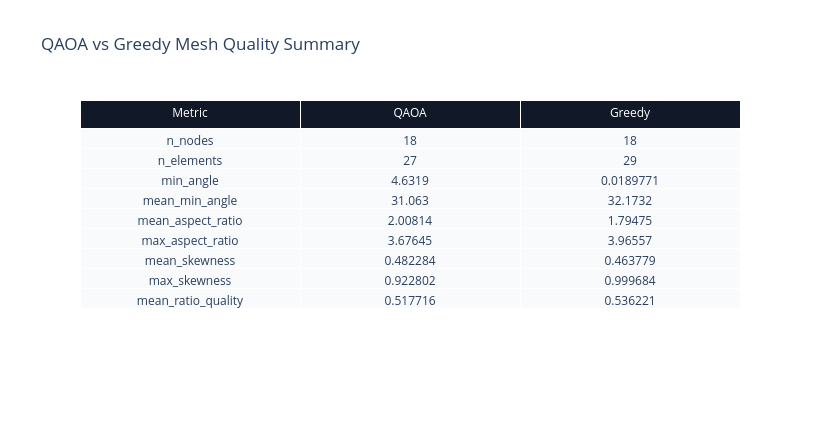
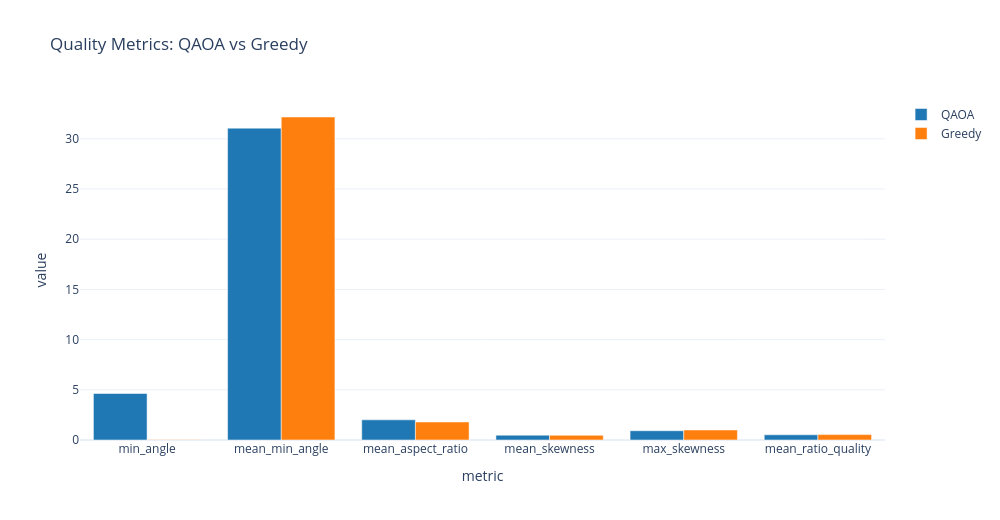
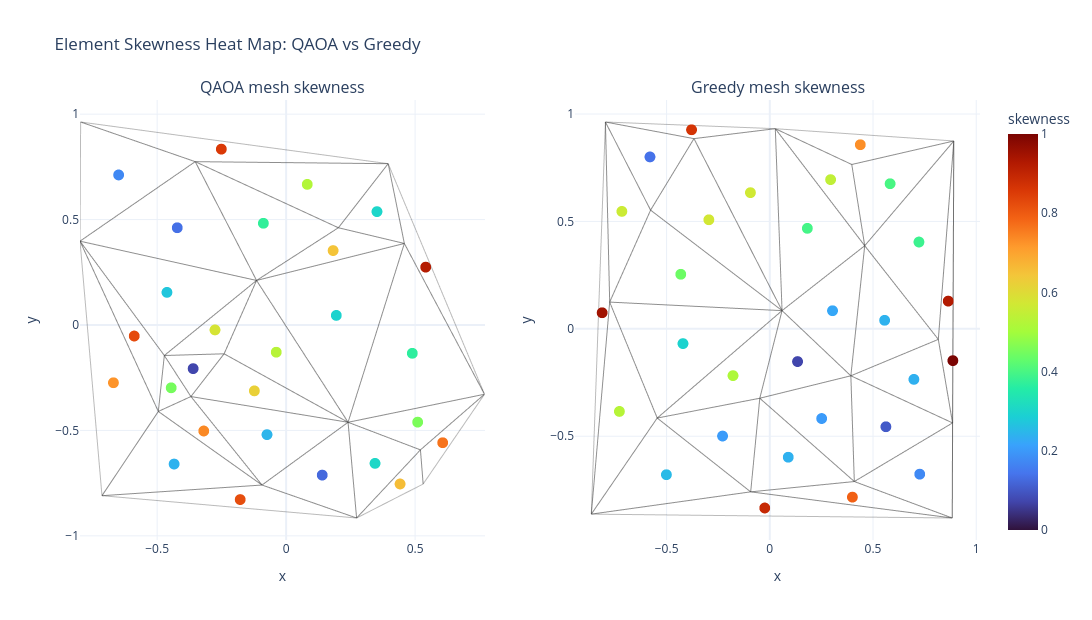
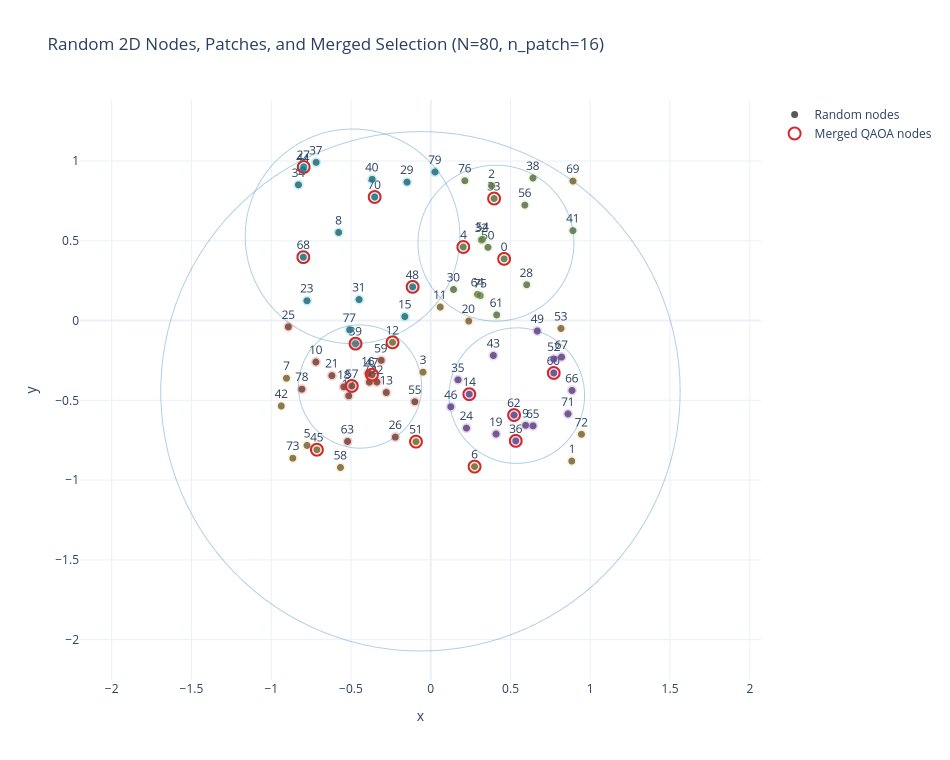

Write notebook code for charts like these, in order.
### Code cell
from pathlib import Path
from datetime import datetime

from plotly.subplots import make_subplots


# ============================================================
# Create timestamped visualization output directory
# ============================================================



# ============================================================
# Helper functions
# ============================================================

def _mesh_edges_xy(mesh_nodes, mesh_triangles):
    edge_x = []
    edge_y = []

    for tri in np.asarray(mesh_triangles, dtype=np.intp):
        pts = mesh_nodes[tri]
        closed = np.vstack([pts, pts[0]])

        edge_x.extend(closed[:, 0].tolist() + [None])
        edge_y.extend(closed[:, 1].tolist() + [None])

    return edge_x, edge_y


def _quality_summary_from_rows(rows, mesh_quality):
    return {
        "n_nodes": float(mesh_quality["n_nodes"]),
        "n_elements": float(mesh_quality["n_elements"]),
        "min_angle": float(mesh_quality["min_angle"]),
        "mean_min_angle": float(mesh_quality["mean_min_angle"]),
        "mean_aspect_ratio": float(mesh_quality["mean_aspect_ratio"]),
        "max_aspect_ratio": float(mesh_quality["max_aspect_ratio"]),
        "mean_skewness": float(mesh_quality["mean_skewness"]),
        "max_skewness": float(mesh_quality["max_skewness"]),
        "mean_ratio_quality": float(
            np.mean([row["mean_ratio_quality"] for row in rows])
        ),
    }


# ============================================================
# Mesh quality summaries
# ============================================================

qaoa_summary = _quality_summary_from_rows(
    qaoa_quality_rows,
    qaoa_quality,
)

greedy_summary = _quality_summary_from_rows(
    greedy_quality_rows,
    greedy_quality,
)

comparison_metrics = [
    "n_nodes",
    "n_elements",
    "min_angle",
    "mean_min_angle",
    "mean_aspect_ratio",
    "max_aspect_ratio",
    "mean_skewness",
    "max_skewness",
    "mean_ratio_quality",
]


# ============================================================
# Figure 1: Summary table
# ============================================================

fig_table = go.Figure(data=[
    go.Table(
        header=dict(
            values=["Metric", "QAOA", "Greedy"],
            fill_color="#111827",
            font=dict(color="white"),
        ),
        cells=dict(
            values=[
                comparison_metrics,
                [f"{qaoa_summary[m]:.6g}" for m in comparison_metrics],
                [f"{greedy_summary[m]:.6g}" for m in comparison_metrics],
            ],
            fill_color="#f9fafb",
        ),
    )
])

fig_table.update_layout(
    title="QAOA vs Greedy Mesh Quality Summary",
    width=820,
    height=440,
)

fig_table.show()





# ============================================================
# Figure 2: Bar chart comparison
# ============================================================

bar_metrics = [
    "min_angle",
    "mean_min_angle",
    "mean_aspect_ratio",
    "mean_skewness",
    "max_skewness",
    "mean_ratio_quality",
]

fig_bars = go.Figure()

fig_bars.add_trace(go.Bar(
    x=bar_metrics,
    y=[qaoa_summary[m] for m in bar_metrics],
    name="QAOA",
    marker_color="#1f77b4",
))

fig_bars.add_trace(go.Bar(
    x=bar_metrics,
    y=[greedy_summary[m] for m in bar_metrics],
    name="Greedy",
    marker_color="#ff7f0e",
))

fig_bars.update_layout(
    title="Quality Metrics: QAOA vs Greedy",
    xaxis_title="metric",
    yaxis_title="value",
    barmode="group",
    template="plotly_white",
    width=1000,
    height=520,
)

fig_bars.show()





# ============================================================
# Figure 3: Mesh skewness comparison
# ============================================================

qaoa_edge_x, qaoa_edge_y = _mesh_edges_xy(
    qaoa_mesh_nodes,
    qaoa_triangles,
)

greedy_edge_x, greedy_edge_y = _mesh_edges_xy(
    greedy_mesh_nodes,
    greedy_triangles,
)

fig_mesh_compare = make_subplots(
    rows=1,
    cols=2,
    subplot_titles=(
        "QAOA mesh skewness",
        "Greedy mesh skewness",
    ),
)

# QAOA mesh edges
fig_mesh_compare.add_trace(
    go.Scattergl(
        x=qaoa_edge_x,
        y=qaoa_edge_y,
        mode="lines",
        line=dict(
            color="rgba(60,60,60,0.35)",
            width=1,
        ),
        showlegend=False,
    ),
    row=1,
    col=1,
)

# QAOA skewness markers
fig_mesh_compare.add_trace(
    go.Scattergl(
        x=qaoa_centroids[:, 0],
        y=qaoa_centroids[:, 1],
        mode="markers",
        marker=dict(
            size=11,
            color=[
                row["skewness"]
                for row in qaoa_quality_rows
            ],
            coloraxis="coloraxis",
        ),
        showlegend=False,
        hovertext=[
            (
                f"tri {row['triangle_id']}"
                f"<br>skewness={row['skewness']:.4f}"
                f"<br>min_angle={row['min_angle']:.2f}"
            )
            for row in qaoa_quality_rows
        ],
        hovertemplate="%{hovertext}<extra></extra>",
    ),
    row=1,
    col=1,
)

# Greedy mesh edges
fig_mesh_compare.add_trace(
    go.Scattergl(
        x=greedy_edge_x,
        y=greedy_edge_y,
        mode="lines",
        line=dict(
            color="rgba(60,60,60,0.35)",
            width=1,
        ),
        showlegend=False,
    ),
    row=1,
    col=2,
)

# Greedy skewness markers
fig_mesh_compare.add_trace(
    go.Scattergl(
        x=greedy_centroids[:, 0],
        y=greedy_centroids[:, 1],
        mode="markers",
        marker=dict(
            size=11,
            color=[
                row["skewness"]
                for row in greedy_quality_rows
            ],
            coloraxis="coloraxis",
        ),
        showlegend=False,
        hovertext=[
            (
                f"tri {row['triangle_id']}"
                f"<br>skewness={row['skewness']:.4f}"
                f"<br>min_angle={row['min_angle']:.2f}"
            )
            for row in greedy_quality_rows
        ],
        hovertemplate="%{hovertext}<extra></extra>",
    ),
    row=1,
    col=2,
)

fig_mesh_compare.update_layout(
    title="Element Skewness Heat Map: QAOA vs Greedy",
    template="plotly_white",
    width=1200,
    height=620,
    coloraxis=dict(
        colorscale="Turbo",
        cmin=0.0,
        cmax=1.0,
        colorbar=dict(title="skewness"),
    ),
)

fig_mesh_compare.update_xaxes(
    title_text="x",
    row=1,
    col=1,
)

fig_mesh_compare.update_xaxes(
    title_text="x",
    row=1,
    col=2,
)

fig_mesh_compare.update_yaxes(
    title_text="y",
    row=1,
    col=1,
)

fig_mesh_compare.update_yaxes(
    title_text="y",
    row=1,
    col=2,
)

fig_mesh_compare.show()





# ============================================================
# Figure 4: Random nodes / patches / merged selection
# ============================================================

nodes = np.asarray(result["nodes"], dtype=float)
patches = result["patches"]
records = result["records"]

merged_indices = np.asarray(
    result["merged_indices"],
    dtype=np.intp,
)

mesh_info = result["mesh_info"]

mesh_nodes = np.asarray(
    mesh_info["nodes"],
    dtype=float,
)

triangles = np.asarray(
    mesh_info["triangles"],
    dtype=np.intp,
)

global_idx = np.asarray(
    mesh_info["global_idx"],
    dtype=np.intp,
)

fig_nodes = go.Figure()

# Random nodes
fig_nodes.add_trace(go.Scattergl(
    x=nodes[:, 0],
    y=nodes[:, 1],
    mode="markers+text",
    marker=dict(
        size=7,
        color="black",
        opacity=0.65,
    ),
    text=[str(i) for i in range(len(nodes))],
    textposition="top center",
    hovertemplate="node %{text}<extra></extra>",
    name="Random nodes",
))

# Patches
for i, patch in enumerate(patches):
    interior = np.asarray(
        patch.get("interior_idx", []),
        dtype=np.intp,
)
    halo = np.asarray(
        patch.get("halo_idx", []),
        dtype=np.intp,
)
    patch_idx = (
        np.concatenate([interior, halo])
        if halo.size
        else interior
    )
    if patch_idx.size == 0:
        continue
    pts = nodes[patch_idx]
    fig_nodes.add_trace(go.Scattergl(
        x=pts[:, 0],
        y=pts[:, 1],
        mode="markers",
        marker=dict(
            size=10,
            opacity=0.28,
        ),
        name=f"patch {i}",
        hovertemplate=f"patch {i}<extra></extra>",
        showlegend=False,
    ))
    center = pts.mean(axis=0)
    radius = float(np.max(np.linalg.norm(pts - center, axis=1)))
    theta = np.linspace(0, 2 * np.pi, 120)
    circle_x = center[0] + radius * np.cos(theta)
    circle_y = center[1] + radius * np.sin(theta)
    fig_nodes.add_trace(go.Scattergl(
        x=circle_x,
        y=circle_y,
        mode="lines",
        line=dict(color="rgba(31,119,180,0.35)", width=1),
        name=f"patch {i} boundary",
        showlegend=False,
        hoverinfo="skip",
    ))

# Merged QAOA nodes
fig_nodes.add_trace(go.Scattergl(
    x=nodes[merged_indices, 0],
    y=nodes[merged_indices, 1],
    mode="markers",
    marker=dict(
        size=12,
        color="#d62728",
        symbol="circle-open",
        line=dict(width=2),
    ),
    name="Merged QAOA nodes",
))

fig_nodes.update_layout(
    title=(
        f"Random 2D Nodes, Patches, and Merged Selection "
        f"(N={len(nodes)}, n_patch={n_patch})"
    ),
    xaxis_title="x",
    yaxis_title="y",
    template="plotly_white",
    width=950,
    height=760,
)

fig_nodes.update_yaxes(
    scaleanchor="x",
    scaleratio=1,
)

fig_nodes.show()

### Figure 1 — Plotly figure (JSON) as saved in the notebook; plotly's stock layout.template omitted (floating-point values rounded to 4 significant figures)
{"data": [{"cells": {"fill": {"color": "#f9fafb"}, "values": [["n_nodes", "n_elements", "min_angle", "mean_min_angle", "mean_aspect_ratio", "max_aspect_ratio", "mean_skewness", "max_skewness", "mean_ratio_quality"], ["18", "27", "4.6319", "31.063", "2.00814", "3.67645", "0.482284", "0.922802", "0.517716"], ["18", "29", "0.0189771", "32.1732", "1.79475", "3.96557", "0.463779", "0.999684", "0.536221"]]}, "header": {"fill": {"color": "#111827"}, "font": {"color": "white"}, "values": ["Metric", "QAOA", "Greedy"]}, "type": "table"}], "layout": {"height": 440, "title": {"text": "QAOA vs Greedy Mesh Quality Summary"}, "width": 820}}

### Figure 2 — Plotly figure (JSON) as saved in the notebook; plotly's stock layout.template omitted (floating-point values rounded to 4 significant figures)
{"data": [{"marker": {"color": "#1f77b4"}, "name": "QAOA", "type": "bar", "x": ["min_angle", "mean_min_angle", "mean_aspect_ratio", "mean_skewness", "max_skewness", "mean_ratio_quality"], "y": [4.632, 31.06, 2.008, 0.4823, 0.9228, 0.5177]}, {"marker": {"color": "#ff7f0e"}, "name": "Greedy", "type": "bar", "x": ["min_angle", "mean_min_angle", "mean_aspect_ratio", "mean_skewness", "max_skewness", "mean_ratio_quality"], "y": [0.01898, 32.17, 1.795, 0.4638, 0.9997, 0.5362]}], "layout": {"barmode": "group", "height": 520, "title": {"text": "Quality Metrics: QAOA vs Greedy"}, "width": 1000, "xaxis": {"title": {"text": "metric"}}, "yaxis": {"title": {"text": "value"}}}}

### Figure 3 — Plotly figure (JSON) as saved in the notebook; plotly's stock layout.template omitted (floating-point values rounded to 4 significant figures; data arrays with more than 128 entries replaced by an {"elided": "..."} marker saying what was removed)
{"data": [{"line": {"color": "rgba(60,60,60,0.35)", "width": 1}, "mode": "lines", "showlegend": false, "type": "scattergl", "x": {"elided": "135 float values"}, "xaxis": "x", "y": {"elided": "135 float values"}, "yaxis": "y"}, {"hovertemplate": "%{hovertext}<extra></extra>", "hovertext": ["tri 0<br>skewness=0.1731<br>min_angle=49.61", "tri 1<br>skewness=0.8555<br>min_angle=8.67", "tri 2<br>skewness=0.9228<br>min_angle=4.63", "tri 3<br>skewness=0.0731<br>min_angle=55.62", "tri 4<br>skewness=0.6217<br>min_angle=22.70", "tri 5<br>skewness=0.3675<br>min_angle=37.95", "tri 6<br>skewness=0.5217<br>min_angle=28.70", "tri 7<br>skewness=0.3019<br>min_angle=41.88", "tri 8<br>skewness=0.4510<br>min_angle=32.94", "tri 9<br>skewness=0.7235<br>min_angle=16.59", "tri 10<br>skewness=0.8252<br>min_angle=10.49", "tri 11<br>skewness=0.6575<br>min_angle=20.55", "tri 12<br>skewness=0.3059<br>min_angle=41.65", "tri 13<br>skewness=0.7653<br>min_angle=14.08", "tri 14<br>skewness=0.4567<br>min_angle=32.60", "tri 15<br>skewness=0.1252<br>min_angle=52.49", "tri 16<br>skewness=0.2439<br>min_angle=45.37", "tri 17<br>skewness=0.7376<br>min_angle=15.74", "tri 18<br>skewness=0.8206<br>min_angle=10.76", "tri 19<br>skewness=0.2401<br>min_angle=45.59", "tri 20<br>skewness=0.2954<br>min_angle=42.27", "tri 21<br>skewness=0.6468<br>min_angle=21.19", "tri 22<br>skewness=0.5308<br>min_angle=28.15", "tri 23<br>skewness=0.3722<br>min_angle=37.67", "tri 24<br>skewness=0.1353<br>min_angle=51.88", "tri 25<br>skewness=0.2722<br>min_angle=43.67", "tri 26<br>skewness=0.5789<br>min_angle=25.27"], "marker": {"color": [0.1731, 0.8555, 0.9228, 0.07306, 0.6217, 0.3675, 0.5217, 0.3019, 0.451, 0.7235, 0.8252, 0.6575, 0.3059, 0.7653, 0.4567, 0.1252, 0.2439, 0.7376, 0.8206, 0.2401, 0.2954, 0.6468, 0.5308, 0.3722, 0.1353, 0.2722, 0.5789], "coloraxis": "coloraxis", "size": 11}, "mode": "markers", "showlegend": false, "type": "scattergl", "x": [-0.6491, -0.2504, 0.5426, -0.36, -0.1223, 0.4907, 0.08301, 0.3535, -0.4451, -0.6692, -0.5886, 0.4432, 0.346, 0.6086, 0.5115, 0.1411, -0.07328, -0.3187, -0.1773, -0.4338, 0.1958, 0.1833, -0.03738, -0.08726, -0.4215, -0.4615, -0.2751], "xaxis": "x", "y": [0.7117, 0.8342, 0.2745, -0.2069, -0.3125, -0.1343, 0.667, 0.5377, -0.2979, -0.2739, -0.0523, -0.7539, -0.6563, -0.5582, -0.4607, -0.7119, -0.5199, -0.5027, -0.8279, -0.6594, 0.04556, 0.3531, -0.1289, 0.4824, 0.4612, 0.1548, -0.02334], "yaxis": "y"}, {"line": {"color": "rgba(60,60,60,0.35)", "width": 1}, "mode": "lines", "showlegend": false, "type": "scattergl", "x": {"elided": "145 float values"}, "xaxis": "x2", "y": {"elided": "145 float values"}, "yaxis": "y2"}, {"hovertemplate": "%{hovertext}<extra></extra>", "hovertext": ["tri 0<br>skewness=0.9498<br>min_angle=3.01", "tri 1<br>skewness=0.9270<br>min_angle=4.38", "tri 2<br>skewness=0.9997<br>min_angle=0.02", "tri 3<br>skewness=0.8914<br>min_angle=6.52", "tri 4<br>skewness=0.7291<br>min_angle=16.26", "tri 5<br>skewness=0.4404<br>min_angle=33.58", "tri 6<br>skewness=0.5624<br>min_angle=26.26", "tri 7<br>skewness=0.1748<br>min_angle=49.51", "tri 8<br>skewness=0.7905<br>min_angle=12.57", "tri 9<br>skewness=0.2948<br>min_angle=42.31", "tri 10<br>skewness=0.5289<br>min_angle=28.26", "tri 11<br>skewness=0.2525<br>min_angle=44.85", "tri 12<br>skewness=0.3953<br>min_angle=36.28", "tri 13<br>skewness=0.5450<br>min_angle=27.30", "tri 14<br>skewness=0.3855<br>min_angle=36.87", "tri 15<br>skewness=0.3999<br>min_angle=36.01", "tri 16<br>skewness=0.5691<br>min_angle=25.85", "tri 17<br>skewness=0.5726<br>min_angle=25.64", "tri 18<br>skewness=0.8656<br>min_angle=8.07", "tri 19<br>skewness=0.1386<br>min_angle=51.69", "tri 20<br>skewness=0.2382<br>min_angle=45.71", "tri 21<br>skewness=0.5153<br>min_angle=29.08", "tri 22<br>skewness=0.2050<br>min_angle=47.70", "tri 23<br>skewness=0.2367<br>min_angle=45.80", "tri 24<br>skewness=0.1029<br>min_angle=53.83", "tri 25<br>skewness=0.2035<br>min_angle=47.79", "tri 26<br>skewness=0.0726<br>min_angle=55.65", "tri 27<br>skewness=0.2227<br>min_angle=46.64", "tri 28<br>skewness=0.2398<br>min_angle=45.61"], "marker": {"color": [0.9498, 0.927, 0.9997, 0.8914, 0.7291, 0.4404, 0.5624, 0.1748, 0.7905, 0.2948, 0.5289, 0.2525, 0.3953, 0.545, 0.3855, 0.3999, 0.5691, 0.5726, 0.8656, 0.1386, 0.2382, 0.5153, 0.205, 0.2367, 0.1029, 0.2035, 0.07258, 0.2227, 0.2398], "coloraxis": "coloraxis", "size": 11}, "mode": "markers", "showlegend": false, "type": "scattergl", "x": [-0.8124, 0.8644, 0.8869, -0.02457, 0.4384, -0.4314, -0.7166, 0.7262, 0.4002, -0.4207, -0.7287, -0.501, 0.1819, 0.2945, 0.7226, 0.5828, -0.09387, -0.2953, -0.3791, -0.5805, 0.08936, -0.1783, -0.2289, 0.6981, 0.5624, 0.2511, 0.1344, 0.3039, 0.5562], "xaxis": "x2", "y": [0.07483, 0.129, -0.1481, -0.8341, 0.857, 0.2539, 0.5466, -0.6766, -0.7835, -0.06875, -0.3846, -0.679, 0.4677, 0.6945, 0.404, 0.6754, 0.6339, 0.5075, 0.9266, 0.8002, -0.5977, -0.218, -0.4992, -0.2353, -0.4559, -0.4176, -0.1524, 0.08429, 0.03964], "yaxis": "y2"}], "layout": {"annotations": [{"font": {"size": 16}, "showarrow": false, "text": "QAOA mesh skewness", "x": 0.225, "xanchor": "center", "xref": "paper", "y": 1, "yanchor": "bottom", "yref": "paper"}, {"font": {"size": 16}, "showarrow": false, "text": "Greedy mesh skewness", "x": 0.775, "xanchor": "center", "xref": "paper", "y": 1, "yanchor": "bottom", "yref": "paper"}], "coloraxis": {"cmax": 1, "cmin": 0, "colorbar": {"title": {"text": "skewness"}}, "colorscale": [[0, "#30123b"], [0.07143, "#4145ab"], [0.1429, "#4675ed"], [0.2143, "#39a2fc"], [0.2857, "#1bcfd4"], [0.3571, "#24eca6"], [0.4286, "#61fc6c"], [0.5, "#a4fc3b"], [0.5714, "#d1e834"], [0.6429, "#f3c63a"], [0.7143, "#fe9b2d"], [0.7857, "#f36315"], [0.8571, "#d93806"], [0.9286, "#b11901"], [1, "#7a0402"]]}, "height": 620, "title": {"text": "Element Skewness Heat Map: QAOA vs Greedy"}, "width": 1200, "xaxis": {"anchor": "y", "domain": [0, 0.45], "title": {"text": "x"}}, "xaxis2": {"anchor": "y2", "domain": [0.55, 1], "title": {"text": "x"}}, "yaxis": {"anchor": "x", "domain": [0, 1], "title": {"text": "y"}}, "yaxis2": {"anchor": "x2", "domain": [0, 1], "title": {"text": "y"}}}}

### Figure 4 — Plotly figure (JSON) as saved in the notebook; plotly's stock layout.template omitted (floating-point values rounded to 4 significant figures)
{"data": [{"hovertemplate": "node %{text}<extra></extra>", "marker": {"color": "black", "opacity": 0.65, "size": 7}, "mode": "markers+text", "name": "Random nodes", "text": ["0", "1", "2", "3", "4", "5", "6", "7", "8", "9", "10", "11", "12", "13", "14", "15", "16", "17", "18", "19", "20", "21", "22", "23", "24", "25", "26", "27", "28", "29", "30", "31", "32", "33", "34", "35", "36", "37", "38", "39", "40", "41", "42", "43", "44", "45", "46", "47", "48", "49", "50", "51", "52", "53", "54", "55", "56", "57", "58", "59", "60", "61", "62", "63", "64", "65", "66", "67", "68", "69", "70", "71", "72", "73", "74", "75", "76", "77", "78", "79"], "textposition": "top center", "type": "scattergl", "x": [0.4598, 0.8838, 0.381, -0.04863, 0.2038, -0.7755, 0.2745, -0.9046, -0.5776, 0.5945, -0.72, 0.05928, -0.2398, -0.2787, 0.2414, -0.1628, -0.3921, -0.5146, -0.5454, 0.4094, 0.238, -0.6198, -0.3376, -0.7758, 0.2238, -0.8929, -0.2224, -0.7965, 0.6013, -0.1487, 0.1427, -0.4494, 0.3172, 0.397, -0.8296, 0.1708, 0.5327, -0.7185, 0.6407, -0.4717, -0.3675, 0.8911, -0.9371, 0.3926, -0.8013, -0.7137, 0.1258, -0.3685, -0.1138, 0.6676, 0.3586, -0.09271, 0.7716, 0.8164, 0.3248, -0.1001, 0.5898, -0.495, -0.5662, -0.3106, 0.7709, 0.4129, 0.5222, -0.5216, 0.2932, 0.6409, 0.8853, 0.8199, -0.799, 0.8915, -0.3518, 0.8603, 0.9448, -0.8648, -0.3849, 0.3104, 0.2136, -0.5084, -0.8078, 0.02662], "y": [0.3868, -0.8807, 0.8448, -0.3232, 0.4613, -0.7827, -0.9153, -0.3615, 0.5525, -0.6564, -0.2599, 0.08473, -0.1367, -0.451, -0.4614, 0.0252, -0.3315, -0.4718, -0.4154, -0.7109, -0.002894, -0.345, -0.385, 0.1244, -0.6742, -0.03939, -0.7304, 0.9628, 0.2245, 0.8678, 0.195, 0.132, 0.5047, 0.7651, 0.8509, -0.3713, -0.7541, 0.9917, 0.8935, -0.1446, 0.8853, 0.5639, -0.5354, -0.2187, 0.9446, -0.8095, -0.5403, -0.3393, 0.2112, -0.06536, 0.4591, -0.759, -0.2409, -0.04921, 0.5102, -0.5089, 0.7238, -0.4099, -0.9208, -0.2492, -0.3283, 0.03533, -0.5922, -0.7577, 0.1641, -0.6598, -0.4381, -0.2287, 0.3976, 0.8744, 0.7747, -0.5849, -0.7128, -0.8627, -0.3859, 0.157, 0.8769, -0.05819, -0.43, 0.9316]}, {"hovertemplate": "patch 0<extra></extra>", "marker": {"opacity": 0.28, "size": 10}, "mode": "markers", "name": "patch 0", "showlegend": false, "type": "scattergl", "x": [-0.495, -0.5146, -0.5454, -0.3849, -0.3921, -0.3376, -0.3685, -0.2787, -0.6198, -0.3106, -0.4717, -0.72, -0.5216, -0.8078, -0.1001, -0.2224], "y": [-0.4099, -0.4718, -0.4154, -0.3859, -0.3315, -0.385, -0.3393, -0.451, -0.345, -0.2492, -0.1446, -0.2599, -0.7577, -0.43, -0.5089, -0.7304]}, {"hoverinfo": "skip", "line": {"color": "rgba(31,119,180,0.35)", "width": 1}, "mode": "lines", "name": "patch 0 boundary", "showlegend": false, "type": "scattergl", "x": [-0.0569, -0.05744, -0.05905, -0.06174, -0.06548, -0.07028, -0.07612, -0.08299, -0.09085, -0.0997, -0.1095, -0.1202, -0.1319, -0.1444, -0.1577, -0.1718, -0.1867, -0.2023, -0.2186, -0.2355, -0.253, -0.271, -0.2895, -0.3084, -0.3277, -0.3473, -0.3672, -0.3873, -0.4075, -0.4279, -0.4483, -0.4687, -0.489, -0.5091, -0.5291, -0.5489, -0.5684, -0.5875, -0.6062, -0.6244, -0.6422, -0.6594, -0.676, -0.6919, -0.7072, -0.7217, -0.7354, -0.7483, -0.7604, -0.7716, -0.7819, -0.7912, -0.7996, -0.8069, -0.8133, -0.8186, -0.8229, -0.8261, -0.8283, -0.8293, -0.8293, -0.8283, -0.8261, -0.8229, -0.8186, -0.8133, -0.8069, -0.7996, -0.7912, -0.7819, -0.7716, -0.7604, -0.7483, -0.7354, -0.7217, -0.7072, -0.6919, -0.676, -0.6594, -0.6422, -0.6244, -0.6062, -0.5875, -0.5684, -0.5489, -0.5291, -0.5091, -0.489, -0.4687, -0.4483, -0.4279, -0.4075, -0.3873, -0.3672, -0.3473, -0.3277, -0.3084, -0.2895, -0.271, -0.253, -0.2355, -0.2186, -0.2023, -0.1867, -0.1718, -0.1577, -0.1444, -0.1319, -0.1202, -0.1095, -0.0997, -0.09085, -0.08299, -0.07612, -0.07028, -0.06548, -0.06174, -0.05905, -0.05744, -0.0569], "y": [-0.4135, -0.3931, -0.3727, -0.3525, -0.3325, -0.3127, -0.2931, -0.2739, -0.2551, -0.2367, -0.2188, -0.2015, -0.1848, -0.1687, -0.1532, -0.1385, -0.1246, -0.1115, -0.09916, -0.08775, -0.07724, -0.06767, -0.05907, -0.05145, -0.04484, -0.03926, -0.03472, -0.03124, -0.02882, -0.02748, -0.02721, -0.02802, -0.0299, -0.03285, -0.03686, -0.04192, -0.04802, -0.05513, -0.06325, -0.07234, -0.08238, -0.09334, -0.1052, -0.1179, -0.1315, -0.1458, -0.1608, -0.1766, -0.1931, -0.2101, -0.2277, -0.2459, -0.2645, -0.2835, -0.3029, -0.3225, -0.3425, -0.3626, -0.3829, -0.4033, -0.4237, -0.444, -0.4643, -0.4844, -0.5044, -0.5241, -0.5434, -0.5625, -0.5811, -0.5992, -0.6168, -0.6339, -0.6503, -0.6661, -0.6811, -0.6955, -0.709, -0.7217, -0.7336, -0.7445, -0.7546, -0.7637, -0.7718, -0.7789, -0.785, -0.7901, -0.7941, -0.797, -0.7989, -0.7997, -0.7994, -0.7981, -0.7957, -0.7922, -0.7877, -0.7821, -0.7755, -0.7679, -0.7592, -0.7497, -0.7392, -0.7278, -0.7155, -0.7023, -0.6884, -0.6737, -0.6583, -0.6422, -0.6254, -0.6081, -0.5902, -0.5718, -0.553, -0.5338, -0.5143, -0.4944, -0.4744, -0.4542, -0.4338, -0.4135]}, {"hovertemplate": "patch 1<extra></extra>", "marker": {"opacity": 0.28, "size": 10}, "mode": "markers", "name": "patch 1", "showlegend": false, "type": "scattergl", "x": [0.1258, 0.2414, 0.1708, 0.2238, 0.4094, 0.5222, 0.5327, 0.7709, 0.6409, 0.8199, 0.5945, 0.7716, 0.8853, 0.8603, 0.3926, 0.6676], "y": [-0.5403, -0.4614, -0.3713, -0.6742, -0.7109, -0.5922, -0.7541, -0.3283, -0.6598, -0.2287, -0.6564, -0.2409, -0.4381, -0.5849, -0.2187, -0.06536]}, {"hoverinfo": "skip", "line": {"color": "rgba(31,119,180,0.35)", "width": 1}, "mode": "lines", "name": "patch 1 boundary", "showlegend": false, "type": "scattergl", "x": [0.9642, 0.9636, 0.9618, 0.9588, 0.9547, 0.9494, 0.943, 0.9355, 0.9268, 0.9171, 0.9063, 0.8945, 0.8817, 0.868, 0.8533, 0.8378, 0.8214, 0.8042, 0.7863, 0.7677, 0.7485, 0.7287, 0.7084, 0.6876, 0.6664, 0.6448, 0.6229, 0.6008, 0.5786, 0.5562, 0.5338, 0.5113, 0.489, 0.4668, 0.4448, 0.4231, 0.4017, 0.3807, 0.3601, 0.34, 0.3205, 0.3016, 0.2834, 0.2658, 0.249, 0.2331, 0.218, 0.2038, 0.1905, 0.1782, 0.1669, 0.1566, 0.1474, 0.1393, 0.1323, 0.1265, 0.1218, 0.1182, 0.1159, 0.1147, 0.1147, 0.1159, 0.1182, 0.1218, 0.1265, 0.1323, 0.1393, 0.1474, 0.1566, 0.1669, 0.1782, 0.1905, 0.2038, 0.218, 0.2331, 0.249, 0.2658, 0.2834, 0.3016, 0.3205, 0.34, 0.3601, 0.3807, 0.4017, 0.4231, 0.4448, 0.4668, 0.489, 0.5113, 0.5338, 0.5562, 0.5786, 0.6008, 0.6229, 0.6448, 0.6664, 0.6876, 0.7084, 0.7287, 0.7485, 0.7677, 0.7863, 0.8042, 0.8214, 0.8378, 0.8533, 0.868, 0.8817, 0.8945, 0.9063, 0.9171, 0.9268, 0.9355, 0.943, 0.9494, 0.9547, 0.9588, 0.9618, 0.9636, 0.9642], "y": [-0.4704, -0.4479, -0.4256, -0.4033, -0.3813, -0.3595, -0.338, -0.3169, -0.2962, -0.276, -0.2563, -0.2373, -0.2188, -0.2011, -0.1842, -0.168, -0.1527, -0.1382, -0.1247, -0.1122, -0.1006, -0.09008, -0.08062, -0.07224, -0.06497, -0.05883, -0.05384, -0.05001, -0.04736, -0.04588, -0.04558, -0.04647, -0.04854, -0.05178, -0.0562, -0.06176, -0.06847, -0.07629, -0.08521, -0.09521, -0.1063, -0.1183, -0.1313, -0.1453, -0.1602, -0.176, -0.1925, -0.2099, -0.228, -0.2467, -0.2661, -0.286, -0.3065, -0.3274, -0.3487, -0.3704, -0.3923, -0.4144, -0.4367, -0.4591, -0.4816, -0.504, -0.5263, -0.5484, -0.5703, -0.592, -0.6133, -0.6342, -0.6547, -0.6746, -0.694, -0.7127, -0.7308, -0.7482, -0.7647, -0.7805, -0.7954, -0.8094, -0.8224, -0.8345, -0.8455, -0.8555, -0.8644, -0.8722, -0.8789, -0.8845, -0.8889, -0.8922, -0.8942, -0.8951, -0.8948, -0.8933, -0.8907, -0.8869, -0.8819, -0.8757, -0.8685, -0.8601, -0.8506, -0.8401, -0.8285, -0.816, -0.8025, -0.788, -0.7727, -0.7565, -0.7396, -0.7219, -0.7034, -0.6844, -0.6647, -0.6445, -0.6238, -0.6027, -0.5812, -0.5594, -0.5374, -0.5151, -0.4928, -0.4704]}, {"hovertemplate": "patch 2<extra></extra>", "marker": {"opacity": 0.28, "size": 10}, "mode": "markers", "name": "patch 2", "showlegend": false, "type": "scattergl", "x": [-0.4494, -0.1138, -0.799, -0.3518, -0.1487, -0.5776, -0.3675, -0.8296, -0.7758, -0.7185, -0.8013, -0.7965, -0.1628, -0.5084, 0.02662, -0.4717], "y": [0.132, 0.2112, 0.3976, 0.7747, 0.8678, 0.5525, 0.8853, 0.8509, 0.1244, 0.9917, 0.9446, 0.9628, 0.0252, -0.05819, 0.9316, -0.1446]}, {"hoverinfo": "skip", "line": {"color": "rgba(31,119,180,0.35)", "width": 1}, "mode": "lines", "name": "patch 2 boundary", "showlegend": false, "type": "scattergl", "x": [0.1826, 0.1816, 0.1788, 0.1742, 0.1676, 0.1593, 0.1491, 0.1371, 0.1234, 0.108, 0.09093, 0.07223, 0.05196, 0.03018, 0.006947, -0.01767, -0.04361, -0.07079, -0.09914, -0.1286, -0.159, -0.1904, -0.2226, -0.2556, -0.2892, -0.3233, -0.358, -0.393, -0.4283, -0.4637, -0.4992, -0.5347, -0.5701, -0.6053, -0.6401, -0.6745, -0.7084, -0.7417, -0.7743, -0.8061, -0.837, -0.867, -0.8959, -0.9237, -0.9502, -0.9755, -0.9995, -1.022, -1.043, -1.062, -1.08, -1.097, -1.111, -1.124, -1.135, -1.144, -1.152, -1.157, -1.161, -1.163, -1.163, -1.161, -1.157, -1.152, -1.144, -1.135, -1.124, -1.111, -1.097, -1.08, -1.062, -1.043, -1.022, -0.9995, -0.9755, -0.9502, -0.9237, -0.8959, -0.867, -0.837, -0.8061, -0.7743, -0.7417, -0.7084, -0.6745, -0.6401, -0.6053, -0.5701, -0.5347, -0.4992, -0.4637, -0.4283, -0.393, -0.358, -0.3233, -0.2892, -0.2556, -0.2226, -0.1904, -0.159, -0.1286, -0.09914, -0.07079, -0.04361, -0.01767, 0.006947, 0.03018, 0.05196, 0.07223, 0.09093, 0.108, 0.1234, 0.1371, 0.1491, 0.1593, 0.1676, 0.1742, 0.1788, 0.1816, 0.1826], "y": [0.5281, 0.5636, 0.599, 0.6342, 0.6692, 0.7037, 0.7377, 0.7712, 0.804, 0.836, 0.8671, 0.8973, 0.9265, 0.9546, 0.9815, 1.007, 1.031, 1.054, 1.076, 1.096, 1.114, 1.13, 1.145, 1.159, 1.17, 1.18, 1.188, 1.194, 1.198, 1.201, 1.201, 1.2, 1.196, 1.191, 1.184, 1.175, 1.165, 1.152, 1.138, 1.122, 1.105, 1.086, 1.065, 1.043, 1.019, 0.9944, 0.9682, 0.9407, 0.9121, 0.8824, 0.8517, 0.8201, 0.7877, 0.7545, 0.7208, 0.6865, 0.6518, 0.6167, 0.5813, 0.5459, 0.5103, 0.4749, 0.4395, 0.4045, 0.3697, 0.3354, 0.3017, 0.2685, 0.2361, 0.2045, 0.1738, 0.1441, 0.1155, 0.08804, 0.06178, 0.03683, 0.01324, -0.008909, -0.02956, -0.04866, -0.06615, -0.08199, -0.09612, -0.1085, -0.1191, -0.128, -0.1349, -0.1401, -0.1434, -0.1448, -0.1443, -0.142, -0.1377, -0.1317, -0.1238, -0.1141, -0.1025, -0.08927, -0.07428, -0.05761, -0.03931, -0.01943, 0.001983, 0.02486, 0.04914, 0.07475, 0.1016, 0.1297, 0.1589, 0.1891, 0.2202, 0.2522, 0.285, 0.3185, 0.3525, 0.387, 0.422, 0.4572, 0.4926, 0.5281]}, {"hovertemplate": "patch 3<extra></extra>", "marker": {"opacity": 0.28, "size": 10}, "mode": "markers", "name": "patch 3", "showlegend": false, "type": "scattergl", "x": [0.6013, 0.2932, 0.3104, 0.4598, 0.3586, 0.2038, 0.3248, 0.3172, 0.8911, 0.5898, 0.6407, 0.397, 0.381, 0.2136, 0.1427, 0.4129], "y": [0.2245, 0.1641, 0.157, 0.3868, 0.4591, 0.4613, 0.5102, 0.5047, 0.5639, 0.7238, 0.8935, 0.7651, 0.8448, 0.8769, 0.195, 0.03533]}, {"hoverinfo": "skip", "line": {"color": "rgba(31,119,180,0.35)", "width": 1}, "mode": "lines", "name": "patch 3 boundary", "showlegend": false, "type": "scattergl", "x": [0.8975, 0.8968, 0.8947, 0.8914, 0.8866, 0.8805, 0.8731, 0.8645, 0.8545, 0.8433, 0.8309, 0.8173, 0.8026, 0.7868, 0.7699, 0.752, 0.7332, 0.7134, 0.6928, 0.6714, 0.6493, 0.6265, 0.6031, 0.5792, 0.5548, 0.5299, 0.5048, 0.4794, 0.4537, 0.428, 0.4022, 0.3764, 0.3507, 0.3251, 0.2998, 0.2748, 0.2502, 0.226, 0.2023, 0.1792, 0.1568, 0.135, 0.114, 0.09385, 0.07455, 0.05618, 0.03879, 0.02243, 0.007154, -0.007007, -0.02001, -0.03182, -0.0424, -0.05172, -0.05976, -0.06649, -0.0719, -0.07598, -0.0787, -0.08006, -0.08006, -0.0787, -0.07598, -0.0719, -0.06649, -0.05976, -0.05172, -0.0424, -0.03182, -0.02001, -0.007007, 0.007154, 0.02243, 0.03879, 0.05618, 0.07455, 0.09385, 0.114, 0.135, 0.1568, 0.1792, 0.2023, 0.226, 0.2502, 0.2748, 0.2998, 0.3251, 0.3507, 0.3764, 0.4022, 0.428, 0.4537, 0.4794, 0.5048, 0.5299, 0.5548, 0.5792, 0.6031, 0.6265, 0.6493, 0.6714, 0.6928, 0.7134, 0.7332, 0.752, 0.7699, 0.7868, 0.8026, 0.8173, 0.8309, 0.8433, 0.8545, 0.8645, 0.8731, 0.8805, 0.8866, 0.8914, 0.8947, 0.8968, 0.8975], "y": [0.4854, 0.5112, 0.5369, 0.5625, 0.5879, 0.6129, 0.6377, 0.662, 0.6858, 0.709, 0.7317, 0.7536, 0.7748, 0.7952, 0.8147, 0.8333, 0.851, 0.8676, 0.8831, 0.8976, 0.9109, 0.923, 0.9339, 0.9435, 0.9519, 0.9589, 0.9647, 0.9691, 0.9721, 0.9738, 0.9742, 0.9732, 0.9708, 0.967, 0.962, 0.9556, 0.9478, 0.9388, 0.9286, 0.9171, 0.9044, 0.8905, 0.8755, 0.8594, 0.8423, 0.8241, 0.8051, 0.7851, 0.7643, 0.7427, 0.7204, 0.6975, 0.6739, 0.6499, 0.6253, 0.6004, 0.5752, 0.5497, 0.524, 0.4983, 0.4725, 0.4467, 0.421, 0.3955, 0.3703, 0.3454, 0.3209, 0.2968, 0.2733, 0.2503, 0.228, 0.2065, 0.1857, 0.1657, 0.1466, 0.1285, 0.1114, 0.09526, 0.08026, 0.06638, 0.05368, 0.04217, 0.0319, 0.0229, 0.01518, 0.008779, 0.003703, -3.141e-05, -0.002413, -0.003434, -0.003094, -0.001392, 0.001667, 0.006074, 0.01182, 0.01888, 0.02724, 0.03688, 0.04777, 0.05988, 0.07318, 0.08762, 0.1032, 0.1198, 0.1374, 0.156, 0.1756, 0.196, 0.2171, 0.2391, 0.2617, 0.285, 0.3088, 0.3331, 0.3578, 0.3829, 0.4083, 0.4338, 0.4596, 0.4854]}, {"hovertemplate": "patch 4<extra></extra>", "marker": {"opacity": 0.28, "size": 10}, "mode": "markers", "name": "patch 4", "showlegend": false, "type": "scattergl", "x": [0.8838, 0.9448, 0.2745, 0.8164, -0.09271, -0.04863, 0.238, 0.05928, -0.2398, -0.5662, -0.7137, -0.7755, -0.8648, 0.8915, -0.9371, -0.9046], "y": [-0.8807, -0.7128, -0.9153, -0.04921, -0.759, -0.3232, -0.002894, 0.08473, -0.1367, -0.9208, -0.8095, -0.7827, -0.8627, 0.8744, -0.5354, -0.3615]}, {"hoverinfo": "skip", "line": {"color": "rgba(31,119,180,0.35)", "width": 1}, "mode": "lines", "name": "patch 4 boundary", "showlegend": false, "type": "scattergl", "x": [1.563, 1.561, 1.554, 1.543, 1.527, 1.507, 1.482, 1.453, 1.42, 1.383, 1.342, 1.296, 1.247, 1.195, 1.139, 1.079, 1.016, 0.9504, 0.8818, 0.8106, 0.7369, 0.661, 0.5831, 0.5034, 0.4221, 0.3394, 0.2556, 0.1709, 0.08556, -0.0002113, -0.08616, -0.172, -0.2576, -0.3427, -0.427, -0.5102, -0.5922, -0.6728, -0.7517, -0.8286, -0.9034, -0.9759, -1.046, -1.113, -1.177, -1.238, -1.296, -1.351, -1.402, -1.449, -1.492, -1.532, -1.567, -1.598, -1.625, -1.647, -1.665, -1.679, -1.688, -1.692, -1.692, -1.688, -1.679, -1.665, -1.647, -1.625, -1.598, -1.567, -1.532, -1.492, -1.449, -1.402, -1.351, -1.296, -1.238, -1.177, -1.113, -1.046, -0.9759, -0.9034, -0.8286, -0.7517, -0.6728, -0.5922, -0.5102, -0.427, -0.3427, -0.2576, -0.172, -0.08616, -0.0002113, 0.08556, 0.1709, 0.2556, 0.3394, 0.4221, 0.5034, 0.5831, 0.661, 0.7369, 0.8106, 0.8818, 0.9504, 1.016, 1.079, 1.139, 1.195, 1.247, 1.296, 1.342, 1.383, 1.42, 1.453, 1.482, 1.507, 1.527, 1.543, 1.554, 1.561, 1.563], "y": [-0.4433, -0.3574, -0.2717, -0.1865, -0.102, -0.01848, 0.06387, 0.1448, 0.2241, 0.3016, 0.3769, 0.45, 0.5206, 0.5885, 0.6535, 0.7155, 0.7742, 0.8296, 0.8814, 0.9295, 0.9738, 1.014, 1.05, 1.082, 1.11, 1.134, 1.153, 1.168, 1.178, 1.184, 1.185, 1.181, 1.173, 1.161, 1.144, 1.123, 1.097, 1.067, 1.033, 0.9944, 0.9521, 0.9059, 0.8559, 0.8023, 0.7453, 0.6849, 0.6214, 0.5549, 0.4856, 0.4138, 0.3395, 0.2631, 0.1847, 0.1045, 0.02286, -0.06012, -0.1442, -0.229, -0.3145, -0.4003, -0.4863, -0.5721, -0.6576, -0.7425, -0.8265, -0.9095, -0.9912, -1.071, -1.15, -1.226, -1.3, -1.372, -1.442, -1.508, -1.572, -1.632, -1.689, -1.743, -1.793, -1.839, -1.881, -1.919, -1.954, -1.984, -2.009, -2.031, -2.048, -2.06, -2.068, -2.071, -2.07, -2.064, -2.054, -2.04, -2.02, -1.997, -1.969, -1.937, -1.901, -1.86, -1.816, -1.768, -1.716, -1.661, -1.602, -1.54, -1.475, -1.407, -1.337, -1.264, -1.188, -1.111, -1.031, -0.9505, -0.8682, -0.7846, -0.7001, -0.6149, -0.5293, -0.4433]}, {"hovertemplate": "patch 5<extra></extra>", "marker": {"opacity": 0.28, "size": 10}, "mode": "markers", "name": "patch 5", "showlegend": false, "type": "scattergl", "x": [-0.8929], "y": [-0.03939]}, {"hoverinfo": "skip", "line": {"color": "rgba(31,119,180,0.35)", "width": 1}, "mode": "lines", "name": "patch 5 boundary", "showlegend": false, "type": "scattergl", "x": [-0.8929, -0.8929, -0.8929, -0.8929, -0.8929, -0.8929, -0.8929, -0.8929, -0.8929, -0.8929, -0.8929, -0.8929, -0.8929, -0.8929, -0.8929, -0.8929, -0.8929, -0.8929, -0.8929, -0.8929, -0.8929, -0.8929, -0.8929, -0.8929, -0.8929, -0.8929, -0.8929, -0.8929, -0.8929, -0.8929, -0.8929, -0.8929, -0.8929, -0.8929, -0.8929, -0.8929, -0.8929, -0.8929, -0.8929, -0.8929, -0.8929, -0.8929, -0.8929, -0.8929, -0.8929, -0.8929, -0.8929, -0.8929, -0.8929, -0.8929, -0.8929, -0.8929, -0.8929, -0.8929, -0.8929, -0.8929, -0.8929, -0.8929, -0.8929, -0.8929, -0.8929, -0.8929, -0.8929, -0.8929, -0.8929, -0.8929, -0.8929, -0.8929, -0.8929, -0.8929, -0.8929, -0.8929, -0.8929, -0.8929, -0.8929, -0.8929, -0.8929, -0.8929, -0.8929, -0.8929, -0.8929, -0.8929, -0.8929, -0.8929, -0.8929, -0.8929, -0.8929, -0.8929, -0.8929, -0.8929, -0.8929, -0.8929, -0.8929, -0.8929, -0.8929, -0.8929, -0.8929, -0.8929, -0.8929, -0.8929, -0.8929, -0.8929, -0.8929, -0.8929, -0.8929, -0.8929, -0.8929, -0.8929, -0.8929, -0.8929, -0.8929, -0.8929, -0.8929, -0.8929, -0.8929, -0.8929, -0.8929, -0.8929, -0.8929, -0.8929], "y": [-0.03939, -0.03939, -0.03939, -0.03939, -0.03939, -0.03939, -0.03939, -0.03939, -0.03939, -0.03939, -0.03939, -0.03939, -0.03939, -0.03939, -0.03939, -0.03939, -0.03939, -0.03939, -0.03939, -0.03939, -0.03939, -0.03939, -0.03939, -0.03939, -0.03939, -0.03939, -0.03939, -0.03939, -0.03939, -0.03939, -0.03939, -0.03939, -0.03939, -0.03939, -0.03939, -0.03939, -0.03939, -0.03939, -0.03939, -0.03939, -0.03939, -0.03939, -0.03939, -0.03939, -0.03939, -0.03939, -0.03939, -0.03939, -0.03939, -0.03939, -0.03939, -0.03939, -0.03939, -0.03939, -0.03939, -0.03939, -0.03939, -0.03939, -0.03939, -0.03939, -0.03939, -0.03939, -0.03939, -0.03939, -0.03939, -0.03939, -0.03939, -0.03939, -0.03939, -0.03939, -0.03939, -0.03939, -0.03939, -0.03939, -0.03939, -0.03939, -0.03939, -0.03939, -0.03939, -0.03939, -0.03939, -0.03939, -0.03939, -0.03939, -0.03939, -0.03939, -0.03939, -0.03939, -0.03939, -0.03939, -0.03939, -0.03939, -0.03939, -0.03939, -0.03939, -0.03939, -0.03939, -0.03939, -0.03939, -0.03939, -0.03939, -0.03939, -0.03939, -0.03939, -0.03939, -0.03939, -0.03939, -0.03939, -0.03939, -0.03939, -0.03939, -0.03939, -0.03939, -0.03939, -0.03939, -0.03939, -0.03939, -0.03939, -0.03939, -0.03939]}, {"marker": {"color": "#d62728", "line": {"width": 2}, "size": 12, "symbol": "circle-open"}, "mode": "markers", "name": "Merged QAOA nodes", "type": "scattergl", "x": [-0.3685, -0.495, -0.4717, -0.2398, 0.2414, 0.5222, 0.5327, 0.7709, -0.1138, -0.799, -0.3518, -0.7965, 0.4598, 0.2038, 0.397, 0.2745, -0.09271, -0.7137], "y": [-0.3393, -0.4099, -0.1446, -0.1367, -0.4614, -0.5922, -0.7541, -0.3283, 0.2112, 0.3976, 0.7747, 0.9628, 0.3868, 0.4613, 0.7651, -0.9153, -0.759, -0.8095]}], "layout": {"height": 760, "title": {"text": "Random 2D Nodes, Patches, and Merged Selection (N=80, n_patch=16)"}, "width": 950, "xaxis": {"title": {"text": "x"}}, "yaxis": {"scaleanchor": "x", "scaleratio": 1, "title": {"text": "y"}}}}
